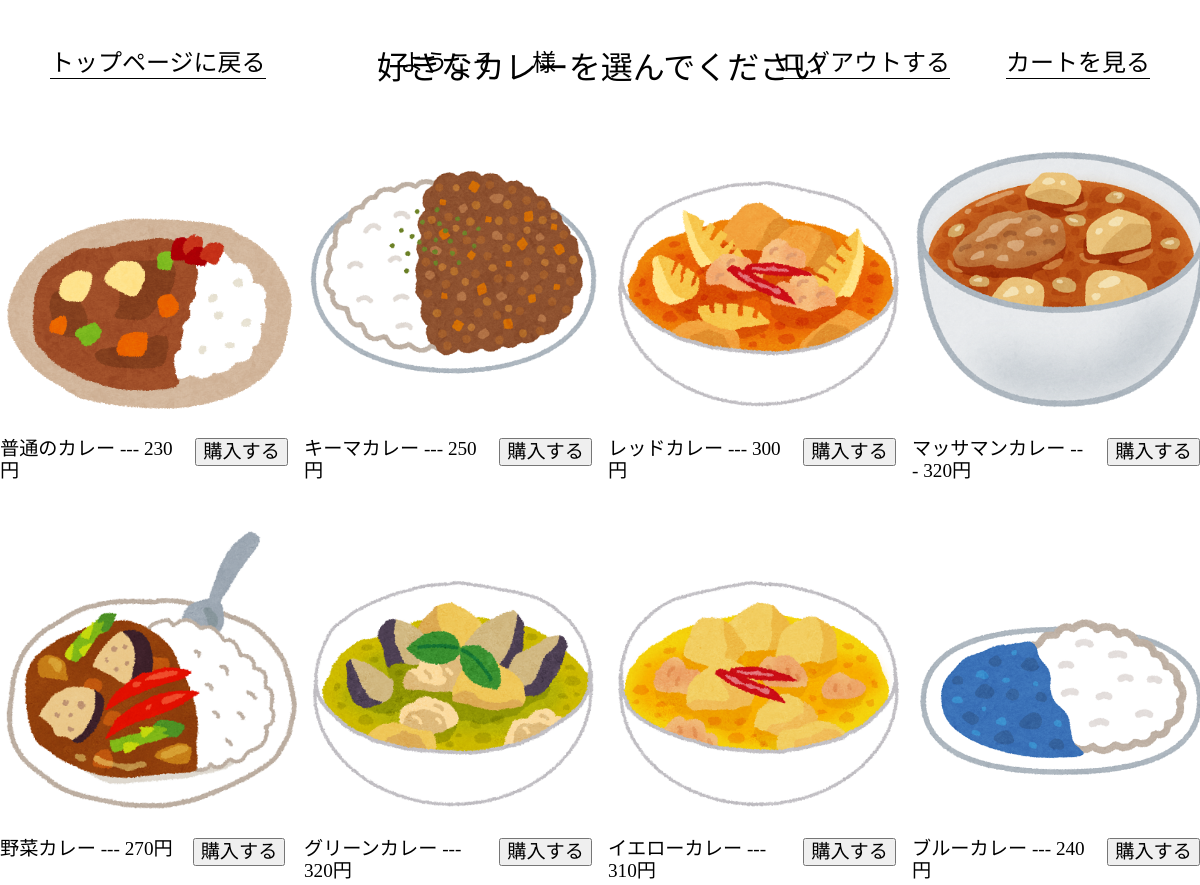
/shop/product_list.php (signed in), run on the app's committed database.
### tables this page shows
CREATE TABLE `product` (
  `code` int(11) NOT NULL,
  `name` varchar(30) NOT NULL,
  `price` int(11) NOT NULL,
  `picture` varchar(30) NOT NULL
);

### shop/product_list.php (the view, shortened to what this page needs)
<?php
    if (isset($_SESSION['login'])==true||isset($_SESSION['member_name'])==true) {
        print'<div id="welcome">ようこそ&emsp;';
        print '&ensp;様</div>';
        print'<a id="login_position" href="logout.php">ログアウトする</a>';
    }
?>
<!DOCTYPE html>
<html>
    <head>
        <link rel="stylesheet" href="stylesheet.css">
        <link rel="stylesheet" href="normalize.css">
    </head>
    <body>
        <?php
            try {
                $dsn='mysql:dbname=my_shop;host=127.0.0.1;charset=utf8';
                $user='root';
                $password='';
                $dbh=new PDO($dsn,$user,$password);
                $dbh->setAttribute(PDO::ATTR_ERRMODE,PDO::ERRMODE_EXCEPTION);
                $dbh->setAttribute(PDO::ATTR_EMULATE_PREPARES, false);
                $sql='SELECT code,name,price,picture FROM product WHERE 1';
                $stmt=$dbh->prepare($sql);
                $stmt->execute();
                print'<h1 id="product_list_h1">好きなカレーを選んでください</h1><br><br>';
                print'<div class="product_list_container">';
                while (true) {
                    $rec=$stmt->fetch(PDO::FETCH_ASSOC);
                    if ($rec==false) {
                        break;
                    }
                    print'<div class="product_list"><div class="product_list_disp"><div>';
                    print$rec['name'].' --- ';
                    print$rec['price'].'円';
                    print'</div>';
                    print'<form method="post" action="product_disp.php">';
                    print'<input type="submit" value="購入する">';
                    print'</form>';
                    print'</div>';
                    print'<img src="../product/picture/'.$rec['picture'].'" width="300">';
                    print'</div>';
                }
                print'</div>';
                print'<a id="return_top" href="shop_top.html">トップページに戻る</a>';
                print'<a id="cart_position" href="cart.php">カートを見る</a>';
            }
            catch (Exception $e) {
                print'<br>';
                print'ただいま障害発生中により大変ご迷惑をお掛けしています<br><br>';
                print'<img src="../product/picture/ojigi_tenin_man.png" width="300px">';
                print'<img src="../product/picture/ojigi_tenin_woman.png" width="300px">';
                exit();
            }
        ?>
    </body>
</html>

### shop/stylesheet.css (style rules this page uses)
#product_list_h1 { margin-top: 50px; text-align: center; font-weight: lighter; }
.product_list_container { max-width: 1600px; columns: 4; margin: -60px auto; }
.product_list { display: flex; flex-direction: column-reverse; height: 400px; }
.product_list_disp { display: flex; font-size: 120%; }
.product_list_disp form { margin-left: 20px; }
.product_list img { margin-bottom: 20px; }
#return_top { position: absolute; top: 50px; left: 50px; font-size: 150%; color: #000000; text-decoration: none; border-bottom: solid 1px #000000; }
#welcome { position: absolute; top: 50px; left: 400px; font-size: 150%; }
#cart_position { position: absolute; top: 50px; right: 50px; font-size: 150%; color: #000000; text-decoration: none; border-bottom: solid 1px #000000; }
#login_position { position: absolute; top: 50px; right: 250px; font-size: 150%; color: #000000; text-decoration: none; border-bottom: solid 1px #000000; }

### data on the page
product: name "普通のカレー", price "230", picture (picture)
product: name "野菜カレー", price "270", picture (picture)
product: name "キーマカレー", price "250", picture (picture)
product: name "グリーンカレー", price "320", picture (picture)
product: name "レッドカレー", price "300", picture (picture)
product: name "イエローカレー", price "310", picture (picture)
product: name "マッサマンカレー", price "320", picture (picture)
product: name "ブルーカレー", price "240", picture (picture)
